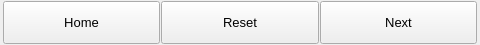
<?xml version="1.0" encoding="UTF-8"?>
<ui version="4.0">
 <class>WTrainingBtn</class>
 <widget class="QWidget" name="WTrainingBtn">
  <property name="geometry">
   <rect>
    <x>0</x>
    <y>0</y>
    <width>480</width>
    <height>45</height>
   </rect>
  </property>
  <property name="sizePolicy">
   <sizepolicy hsizetype="Preferred" vsizetype="Fixed">
    <horstretch>0</horstretch>
    <verstretch>0</verstretch>
   </sizepolicy>
  </property>
  <property name="windowTitle">
   <string>Form</string>
  </property>
  <layout class="QGridLayout" name="gridLayout">
   <property name="leftMargin">
    <number>3</number>
   </property>
   <property name="topMargin">
    <number>1</number>
   </property>
   <property name="rightMargin">
    <number>3</number>
   </property>
   <property name="bottomMargin">
    <number>1</number>
   </property>
   <property name="spacing">
    <number>0</number>
   </property>
   <item row="0" column="0">
    <layout class="QHBoxLayout" name="horizontalLayout">
     <property name="spacing">
      <number>1</number>
     </property>
     <property name="sizeConstraint">
      <enum>QLayout::SetMinAndMaxSize</enum>
     </property>
     <item>
      <widget class="QPushButton" name="Btn_Home">
       <property name="sizePolicy">
        <sizepolicy hsizetype="Minimum" vsizetype="Expanding">
         <horstretch>0</horstretch>
         <verstretch>0</verstretch>
        </sizepolicy>
       </property>
       <property name="maximumSize">
        <size>
         <width>16777215</width>
         <height>16777215</height>
        </size>
       </property>
       <property name="font">
        <font>
         <pointsize>10</pointsize>
        </font>
       </property>
       <property name="text">
        <string>Home</string>
       </property>
       <property name="flat">
        <bool>false</bool>
       </property>
      </widget>
     </item>
     <item>
      <widget class="QPushButton" name="Btn_reset">
       <property name="sizePolicy">
        <sizepolicy hsizetype="Minimum" vsizetype="Expanding">
         <horstretch>0</horstretch>
         <verstretch>0</verstretch>
        </sizepolicy>
       </property>
       <property name="maximumSize">
        <size>
         <width>16777215</width>
         <height>16777215</height>
        </size>
       </property>
       <property name="font">
        <font>
         <pointsize>10</pointsize>
        </font>
       </property>
       <property name="layoutDirection">
        <enum>Qt::LeftToRight</enum>
       </property>
       <property name="text">
        <string>Reset</string>
       </property>
       <property name="flat">
        <bool>false</bool>
       </property>
      </widget>
     </item>
     <item>
      <widget class="QPushButton" name="Btn_Next">
       <property name="sizePolicy">
        <sizepolicy hsizetype="Minimum" vsizetype="Expanding">
         <horstretch>0</horstretch>
         <verstretch>0</verstretch>
        </sizepolicy>
       </property>
       <property name="maximumSize">
        <size>
         <width>16777215</width>
         <height>16777215</height>
        </size>
       </property>
       <property name="font">
        <font>
         <pointsize>10</pointsize>
        </font>
       </property>
       <property name="layoutDirection">
        <enum>Qt::LeftToRight</enum>
       </property>
       <property name="text">
        <string>Next</string>
       </property>
       <property name="flat">
        <bool>false</bool>
       </property>
      </widget>
     </item>
    </layout>
   </item>
  </layout>
 </widget>
 <resources/>
 <connections/>
</ui>
